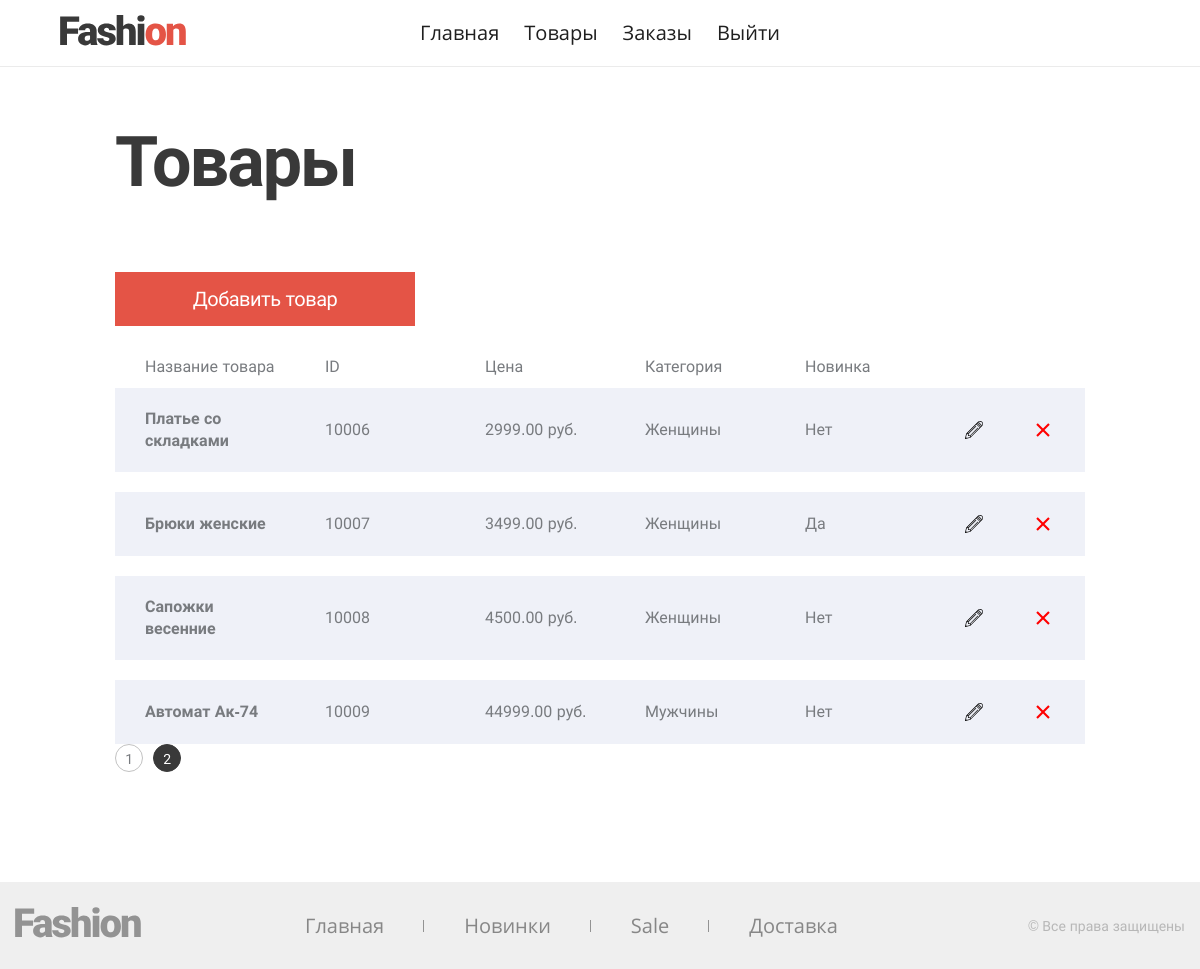
Screenshot of /admin/products/index.php?page=2 (signed in) with the database file from the repository.
### tables this page shows
CREATE TABLE `products` (
  `id` int(11) NOT NULL AUTO_INCREMENT,
  `name` varchar(45) NOT NULL,
  `price` decimal(8,2) NOT NULL,
  `img_path` varchar(255) NOT NULL,
  `activity` int(1) NOT NULL DEFAULT '1',
  `novelty` int(1) NOT NULL DEFAULT '0',
  `sale` int(1) NOT NULL DEFAULT '0',
  `create_time` timestamp NULL DEFAULT CURRENT_TIMESTAMP,
  PRIMARY KEY (`id`),
  KEY `index_name_asc` (`name`),
  KEY `index_price_asc` (`price`)
);

### helpers/helper_db.php (called while the page is built, shortened)
<?php
function connect() {
    include $_SERVER['DOCUMENT_ROOT'] . '/include/config.php';
    static $connection = null;
    if (null === $connection) {
        $connection = mysqli_connect($host, $user_db, $password_db, $dbname) or die('connection Error');
        $connection->set_charset("utf8");
    }
    return $connection;
}
function getRoles(int $id) {
    $roles = [];
    $query = "select roles.title from users
            join role_user on role_user.users_id = users.id
            join roles on roles.id = role_user.roles_id
            where users.id = '$id'";
    $result = mysqli_query(connect(), $query);
    while ($row = mysqli_fetch_assoc($result)) {
        $roles[] = $row['title'];
    }
    return $roles;
}
function getSectionsOfProduct($id) {
    $id = mysqli_real_escape_string(connect(), $id);
    $sections = [];
    $query = "select sections.name from product_section
                join sections on sections.id = product_section.sections_id
                where product_section.products_id = '$id'";
    $result = mysqli_query(connect(), $query);
    while ($row = mysqli_fetch_assoc($result)) {
        $sections[] = $row['name'];
    }
    return $sections;
}
function isAdmin(int $id) {
    return in_array('Администратор', getRoles($id));
}
function getProducts($params = []) {
    $products = [];
    $query = createQuery($params);
    $result = mysqli_query(connect(), $query);
    while ($row = mysqli_fetch_assoc($result)) {
        $products[] = ['id' => $row['id'],
                        'name' => $row['name'],
                        'price' => $row['price'],
                        'novelty' => $row['novelty'],
                        'img_path' => $row['img_path'],
                        'sections' => getSectionsOfProduct($row['id'])];
    }
    return $products;
}
function createQuery($params) {
    $query = "select * from products where activity = 1";
    $advancedQuery = "";
    return $query . $advancedQuery;
}

### include/config.php (called while the page is built, shortened)
<?php
$countOnPage = 6;

### admin/products/index.php (the view, shortened to what this page needs)
<?php
include $_SERVER['DOCUMENT_ROOT'] . '/admin/templates/header.php';
$products = getProducts();
$productsPages = array_chunk($products, $countOnPage);
$countPages = count($productsPages);
if (isset($_GET['page']) && $_GET['page'] <= $countPages && $_GET['page'] > 0) {
    $page = $_GET['page'];
} else {
    $page = 1;
}
?>
<main class="page-products">
  <h1 class="h h--1">Товары</h1>
  <?php if (isAdmin($_SESSION['user']['id'])) { ?>
      <a class="page-products__button button" href="/admin/products/add/">Добавить товар</a>
      <div class="page-products__header">
        <span class="page-products__header-field">Название товара</span>
        <span class="page-products__header-field">ID</span>
        <span class="page-products__header-field">Цена</span>
        <span class="page-products__header-field">Категория</span>
        <span class="page-products__header-field">Новинка</span>
      </div>
      <ul class="page-products__list">
        <?php foreach ($productsPages[$page - 1] as $product) { ?>
            <li class="product-item page-products__item">
              <b class="product-item__name"><?= $product['name'] ?></b>
              <span class="product-item__field"><?= $product['id'] ?></span>
              <span class="product-item__field"><?= $product['price'] ?> руб.</span>
              <span class="product-item__field"><?= str_replace(['female','male', 'children', 'access'], ['Женщины', 'Мужчины', 'Дети', 'Аксессуары'], implode(', ', $product['sections'])) ?></span>
              <span class="product-item__field"><?= str_replace([1, 0], ['Да', 'Нет'], $product['novelty']) ?></span>
              <a href="/admin/products/update/?id=<?= $product['id'] ?>" class="product-item__edit" aria-label="Редактировать"></a>
              <button class="product-item__delete" data-product-id="<?= $product['id'] ?>"></button>
            </li>
        <?php } ?>
      </ul>
      <ul class="shop__paginator paginator">
      <?php for ($i=0; $i < $countPages; $i++) { ?>
          <?php if ($i === $page - 1) { ?>
              <li>
                <a class="paginator__item"><?= $i + 1 ?></a>
              </li>
          <?php } else { ?>
              <li>
                <a class="paginator__item" href="?page=<?= $i + 1 ?>"><?= $i + 1 ?></a>
              </li>
          <?php } ?>
      <?php } ?>
      </ul>
  <?php } else {?>
      <div>Раздел доступен Администраторам.</div>
  <?php } ?>
</main>
<?php include $_SERVER['DOCUMENT_ROOT'] . '/templates/footer.php'; ?>

### rows the page displays
products: name "Платье со складками", id "10006", price "2999.00", sections "Женщины", novelty "Нет"
products: name "Брюки женские", id "10007", price "3499.00", sections "Женщины", novelty "Да"
products: name "Сапожки весенние", id "10008", price "4500.00", sections "Женщины", novelty "Нет"
products: name "Автомат Ак-74", id "10009", price "44999.00", sections "Мужчины", novelty "Нет"
